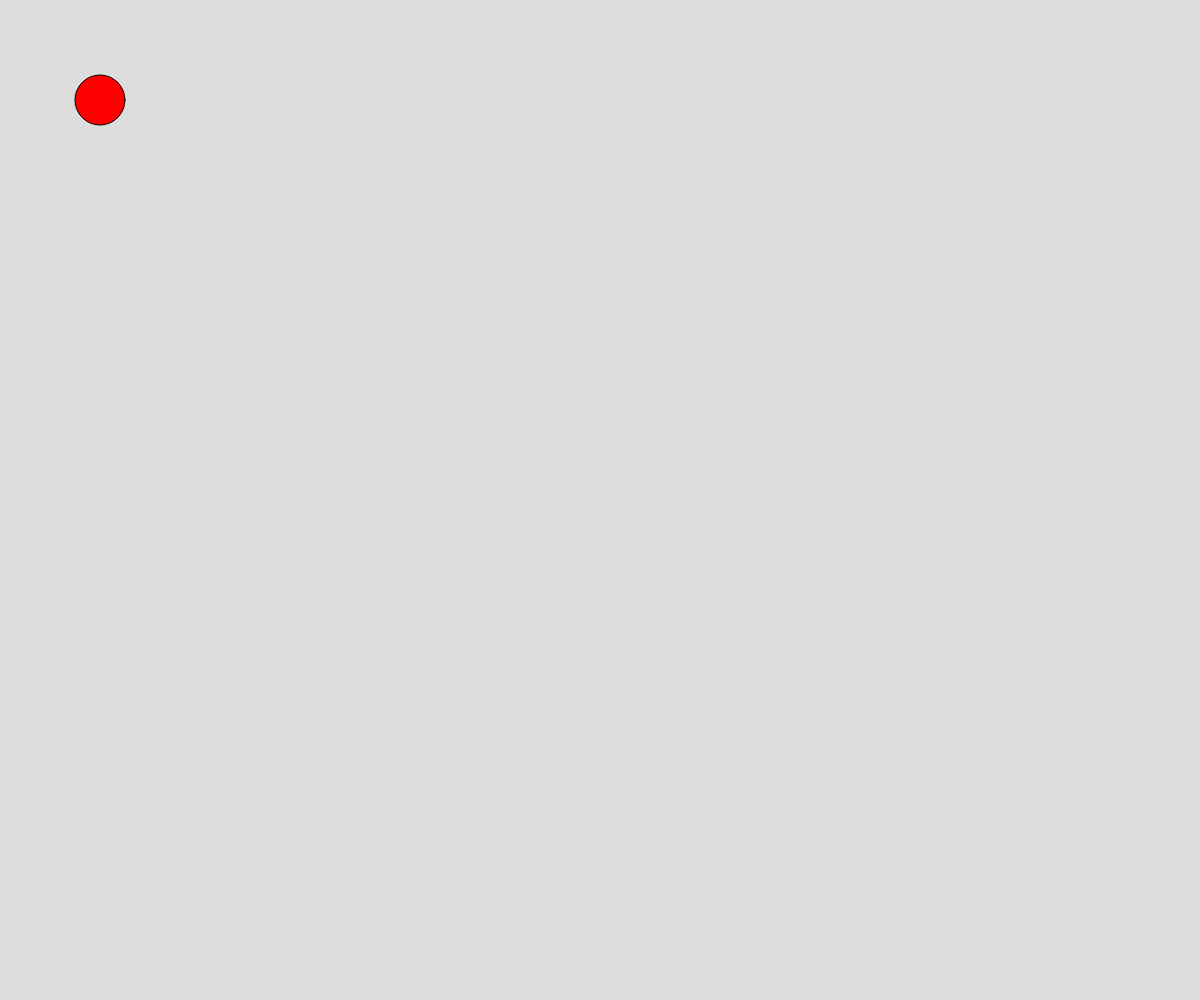
Frame 1 (no input)
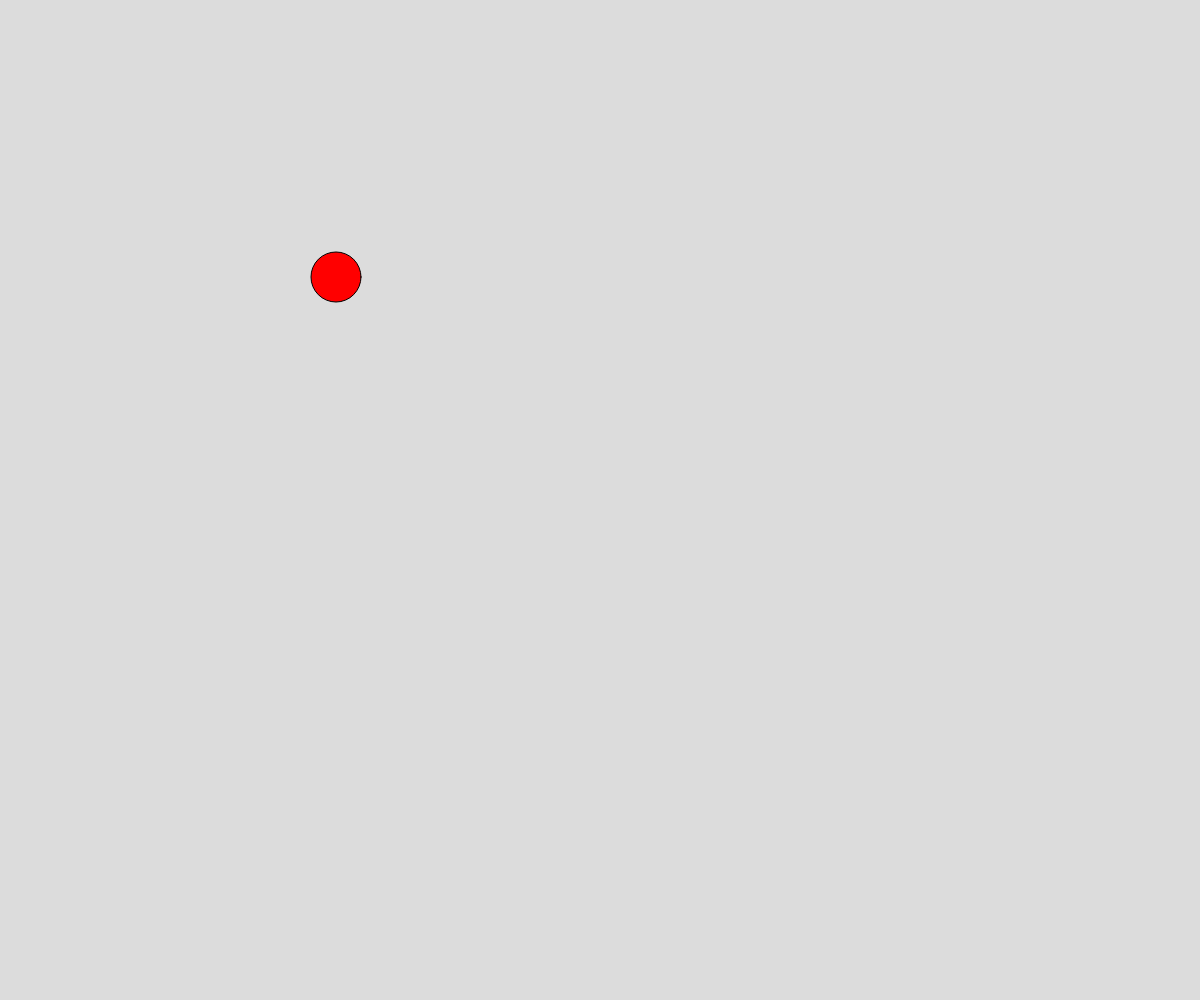
Frame 60 (no input)
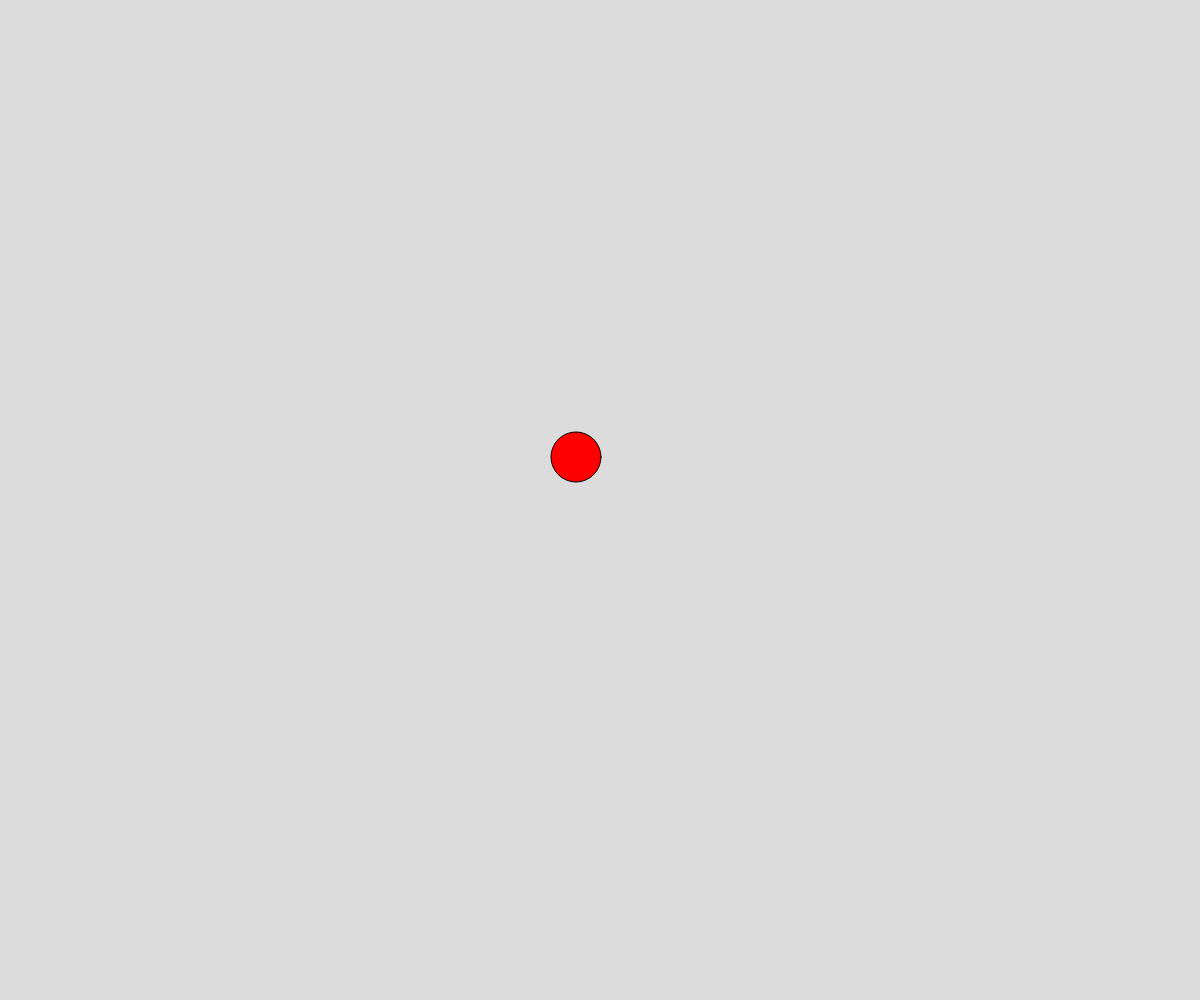
Frame 120 (the mouse pressed at the canvas centre since frame 60)

The p5.js sketch that drew these frames (run headless with seeded random() and noise() and a simulated clock; from frame 60 on, the mouse is pressed at the canvas centre):

// p5.js sketch
// ── sketch.js
// Ball Object Notation Demo
// Hyder Shahzaib Ahmed
// 10/5/2023

let theBall = {
  x: 100,
  y: 100,
  d: 25,
  r: 255,
  g: 0,
  b: 0,
  dx: 4,
  dy: 3,
};


function setup() {
  createCanvas(windowWidth, windowHeight);
}

function draw() {
  background(220);
  displayBall();
  moveBall();
}

function displayBall(){
  fill(theBall.r, theBall.g, theBall.b);
  circle(theBall.x, theBall.y, theBall.d*2);
}

function moveBall(){
  theBall.x += theBall.dx;
  theBall.y += theBall.dy;

  if (theBall.x > width){
    theBall.x = 0 - theBall.d;
  }

  if(theBall.y > height){
    theBall.y = 0 - theBall.d;
  }

  // if (theBall.x < 0){
  //   theBall.x = 0 - theBall.d;
  // }

  // if(theBall.y < 0){
  //   theBall.y = 0 - theBall.d;
  // }
}
